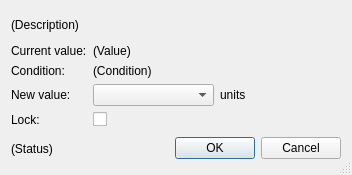
<?xml version="1.0" encoding="UTF-8"?>
<ui version="4.0">
 <class>WriteDialog</class>
 <widget class="QDialog" name="WriteDialog">
  <property name="geometry">
   <rect>
    <x>0</x>
    <y>0</y>
    <width>352</width>
    <height>175</height>
   </rect>
  </property>
  <property name="sizePolicy">
   <sizepolicy hsizetype="Expanding" vsizetype="Expanding">
    <horstretch>0</horstretch>
    <verstretch>0</verstretch>
   </sizepolicy>
  </property>
  <property name="windowTitle">
   <string>Dialog</string>
  </property>
  <property name="sizeGripEnabled">
   <bool>true</bool>
  </property>
  <property name="modal">
   <bool>false</bool>
  </property>
  <layout class="QVBoxLayout" name="verticalLayout">
   <item>
    <widget class="QLabel" name="descriptionLabel">
     <property name="text">
      <string>(Description)</string>
     </property>
    </widget>
   </item>
   <item>
    <layout class="QFormLayout" name="formLayout">
     <item row="0" column="0">
      <widget class="QLabel" name="label_2">
       <property name="text">
        <string>Current value:</string>
       </property>
      </widget>
     </item>
     <item row="2" column="0">
      <widget class="QLabel" name="newValueLabel">
       <property name="text">
        <string>New value:</string>
       </property>
      </widget>
     </item>
     <item row="2" column="1">
      <widget class="QWidget" name="newValueWidget" native="true">
       <layout class="QHBoxLayout" name="horizontalLayout">
        <property name="leftMargin">
         <number>0</number>
        </property>
        <property name="topMargin">
         <number>0</number>
        </property>
        <property name="rightMargin">
         <number>0</number>
        </property>
        <property name="bottomMargin">
         <number>0</number>
        </property>
        <item>
         <widget class="QComboBox" name="valueComboBox"/>
        </item>
        <item>
         <widget class="QLabel" name="unitLabel">
          <property name="text">
           <string>units</string>
          </property>
         </widget>
        </item>
       </layout>
      </widget>
     </item>
     <item row="3" column="0">
      <widget class="QLabel" name="lockLabel">
       <property name="text">
        <string>Lock:</string>
       </property>
      </widget>
     </item>
     <item row="3" column="1">
      <widget class="QCheckBox" name="lockCheckBox"/>
     </item>
     <item row="1" column="0">
      <widget class="QLabel" name="conditionHeaderLabel">
       <property name="text">
        <string>Condition:</string>
       </property>
      </widget>
     </item>
     <item row="1" column="1">
      <widget class="QLabel" name="conditionLabel">
       <property name="text">
        <string>(Condition)</string>
       </property>
      </widget>
     </item>
     <item row="0" column="1">
      <widget class="QLabel" name="currentValueLabel">
       <property name="text">
        <string>(Value)</string>
       </property>
      </widget>
     </item>
    </layout>
   </item>
   <item>
    <layout class="QHBoxLayout">
     <property name="spacing">
      <number>6</number>
     </property>
     <property name="leftMargin">
      <number>0</number>
     </property>
     <property name="topMargin">
      <number>0</number>
     </property>
     <property name="rightMargin">
      <number>0</number>
     </property>
     <property name="bottomMargin">
      <number>0</number>
     </property>
     <item>
      <widget class="QLabel" name="statusLabel">
       <property name="text">
        <string>(Status)</string>
       </property>
      </widget>
     </item>
     <item>
      <spacer>
       <property name="orientation">
        <enum>Qt::Horizontal</enum>
       </property>
       <property name="sizeHint" stdset="0">
        <size>
         <width>131</width>
         <height>31</height>
        </size>
       </property>
      </spacer>
     </item>
     <item>
      <widget class="QPushButton" name="okButton">
       <property name="text">
        <string>OK</string>
       </property>
      </widget>
     </item>
     <item>
      <widget class="QPushButton" name="cancelButton">
       <property name="text">
        <string>Cancel</string>
       </property>
      </widget>
     </item>
    </layout>
   </item>
  </layout>
 </widget>
 <resources/>
 <connections>
  <connection>
   <sender>okButton</sender>
   <signal>clicked()</signal>
   <receiver>WriteDialog</receiver>
   <slot>accept()</slot>
   <hints>
    <hint type="sourcelabel">
     <x>278</x>
     <y>253</y>
    </hint>
    <hint type="destinationlabel">
     <x>96</x>
     <y>254</y>
    </hint>
   </hints>
  </connection>
  <connection>
   <sender>cancelButton</sender>
   <signal>clicked()</signal>
   <receiver>WriteDialog</receiver>
   <slot>reject()</slot>
   <hints>
    <hint type="sourcelabel">
     <x>369</x>
     <y>253</y>
    </hint>
    <hint type="destinationlabel">
     <x>179</x>
     <y>282</y>
    </hint>
   </hints>
  </connection>
 </connections>
</ui>
